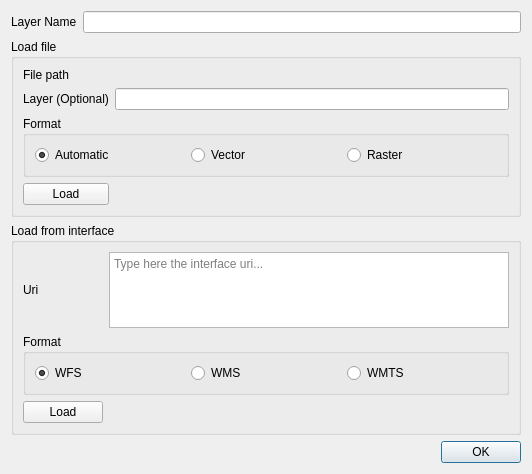
<?xml version="1.0" encoding="UTF-8"?>
<ui version="4.0">
 <class>Dialog</class>
 <widget class="QDialog" name="Dialog">
  <property name="geometry">
   <rect>
    <x>0</x>
    <y>0</y>
    <width>532</width>
    <height>474</height>
   </rect>
  </property>
  <property name="windowTitle">
   <string>Dialog</string>
  </property>
  <layout class="QVBoxLayout" name="verticalLayout_4">
   <item>
    <layout class="QVBoxLayout" name="verticalLayout_3">
     <item>
      <layout class="QGridLayout" name="gridLayout_3">
       <item row="0" column="0">
        <widget class="QLabel" name="label_4">
         <property name="text">
          <string>Layer Name</string>
         </property>
        </widget>
       </item>
       <item row="0" column="1">
        <widget class="QLineEdit" name="line_edit_layer_name"/>
       </item>
      </layout>
     </item>
     <item>
      <widget class="QgsCollapsibleGroupBox" name="mGroupBox">
       <property name="title">
        <string>Load file</string>
       </property>
       <layout class="QVBoxLayout" name="verticalLayout_2">
        <item>
         <layout class="QGridLayout" name="gridLayout">
          <item row="0" column="1">
           <widget class="QgsFileWidget" name="file_widget_data"/>
          </item>
          <item row="2" column="0" colspan="2">
           <widget class="QGroupBox" name="groupBox">
            <property name="title">
             <string>Format</string>
            </property>
            <layout class="QHBoxLayout" name="horizontalLayout">
             <item>
              <widget class="QRadioButton" name="r_btn_auto">
               <property name="text">
                <string>Automatic</string>
               </property>
               <property name="checked">
                <bool>true</bool>
               </property>
              </widget>
             </item>
             <item>
              <widget class="QRadioButton" name="r_btn_vector">
               <property name="text">
                <string>Vector</string>
               </property>
              </widget>
             </item>
             <item>
              <widget class="QRadioButton" name="r_btn_raster">
               <property name="text">
                <string>Raster</string>
               </property>
              </widget>
             </item>
            </layout>
           </widget>
          </item>
          <item row="0" column="0">
           <widget class="QLabel" name="label">
            <property name="text">
             <string>File path</string>
            </property>
           </widget>
          </item>
          <item row="3" column="0">
           <widget class="QPushButton" name="btn_load_file">
            <property name="text">
             <string>Load</string>
            </property>
           </widget>
          </item>
          <item row="1" column="0">
           <widget class="QLabel" name="label_3">
            <property name="text">
             <string>Layer (Optional)</string>
            </property>
           </widget>
          </item>
          <item row="1" column="1">
           <widget class="QLineEdit" name="line_edit_layer"/>
          </item>
         </layout>
        </item>
       </layout>
      </widget>
     </item>
     <item>
      <widget class="QgsCollapsibleGroupBox" name="mGroupBox_2">
       <property name="title">
        <string>Load from interface</string>
       </property>
       <layout class="QVBoxLayout" name="verticalLayout">
        <item>
         <layout class="QGridLayout" name="gridLayout_2">
          <item row="0" column="1">
           <widget class="QPlainTextEdit" name="text_edit_uri">
            <property name="placeholderText">
             <string>Type here the interface uri...</string>
            </property>
           </widget>
          </item>
          <item row="2" column="0">
           <widget class="QPushButton" name="btn_load_interface">
            <property name="text">
             <string>Load</string>
            </property>
           </widget>
          </item>
          <item row="0" column="0">
           <widget class="QLabel" name="label_2">
            <property name="text">
             <string>Uri</string>
            </property>
           </widget>
          </item>
          <item row="1" column="0" colspan="2">
           <widget class="QGroupBox" name="groupBox_2">
            <property name="title">
             <string>Format</string>
            </property>
            <layout class="QHBoxLayout" name="horizontalLayout_2">
             <item>
              <widget class="QRadioButton" name="r_btn_wfs">
               <property name="text">
                <string>WFS</string>
               </property>
               <property name="checked">
                <bool>true</bool>
               </property>
              </widget>
             </item>
             <item>
              <widget class="QRadioButton" name="r_btn_wms">
               <property name="text">
                <string>WMS</string>
               </property>
              </widget>
             </item>
             <item>
              <widget class="QRadioButton" name="r_btn_wmts">
               <property name="text">
                <string>WMTS</string>
               </property>
              </widget>
             </item>
            </layout>
           </widget>
          </item>
         </layout>
        </item>
       </layout>
      </widget>
     </item>
    </layout>
   </item>
   <item>
    <widget class="QDialogButtonBox" name="buttonBox">
     <property name="orientation">
      <enum>Qt::Horizontal</enum>
     </property>
     <property name="standardButtons">
      <set>QDialogButtonBox::Ok</set>
     </property>
    </widget>
   </item>
  </layout>
 </widget>
 <customwidgets>
  <customwidget>
   <class>QgsCollapsibleGroupBox</class>
   <extends>QGroupBox</extends>
   <header>qgscollapsiblegroupbox.h</header>
   <container>1</container>
  </customwidget>
  <customwidget>
   <class>QgsFileWidget</class>
   <extends>QWidget</extends>
   <header>qgsfilewidget.h</header>
  </customwidget>
 </customwidgets>
 <resources/>
 <connections>
  <connection>
   <sender>buttonBox</sender>
   <signal>accepted()</signal>
   <receiver>Dialog</receiver>
   <slot>accept()</slot>
   <hints>
    <hint type="sourcelabel">
     <x>248</x>
     <y>254</y>
    </hint>
    <hint type="destinationlabel">
     <x>157</x>
     <y>274</y>
    </hint>
   </hints>
  </connection>
  <connection>
   <sender>buttonBox</sender>
   <signal>rejected()</signal>
   <receiver>Dialog</receiver>
   <slot>reject()</slot>
   <hints>
    <hint type="sourcelabel">
     <x>316</x>
     <y>260</y>
    </hint>
    <hint type="destinationlabel">
     <x>286</x>
     <y>274</y>
    </hint>
   </hints>
  </connection>
 </connections>
</ui>
